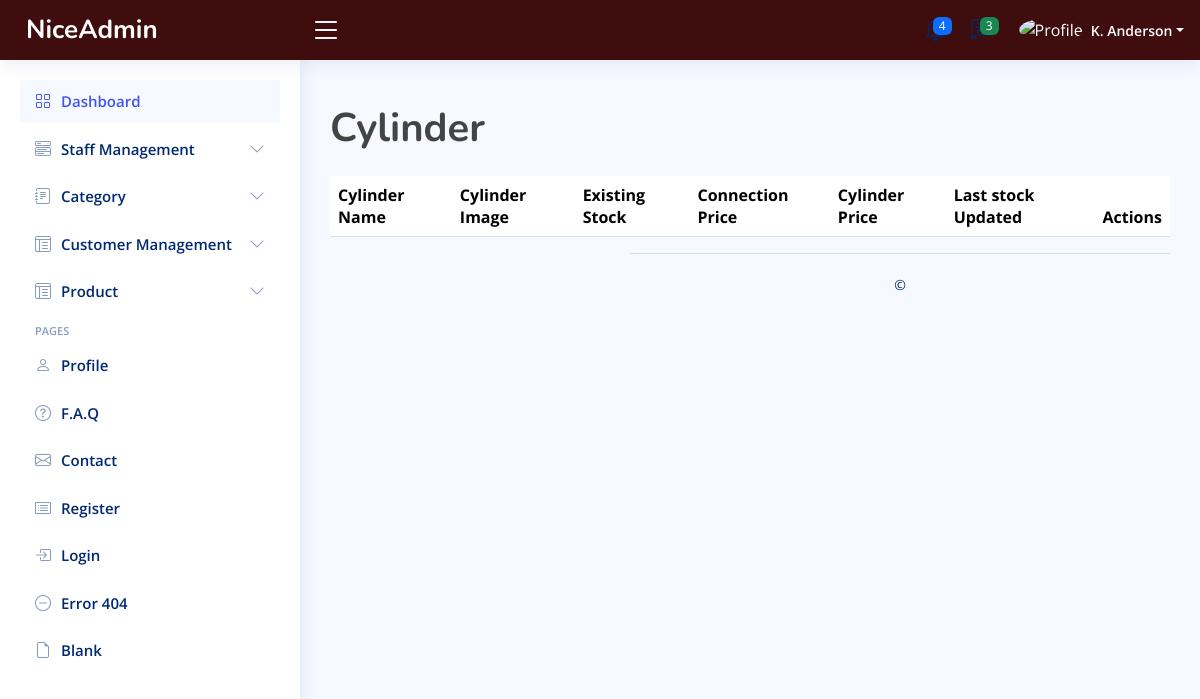
Page /viewconnproduct.php on the earlier database version.
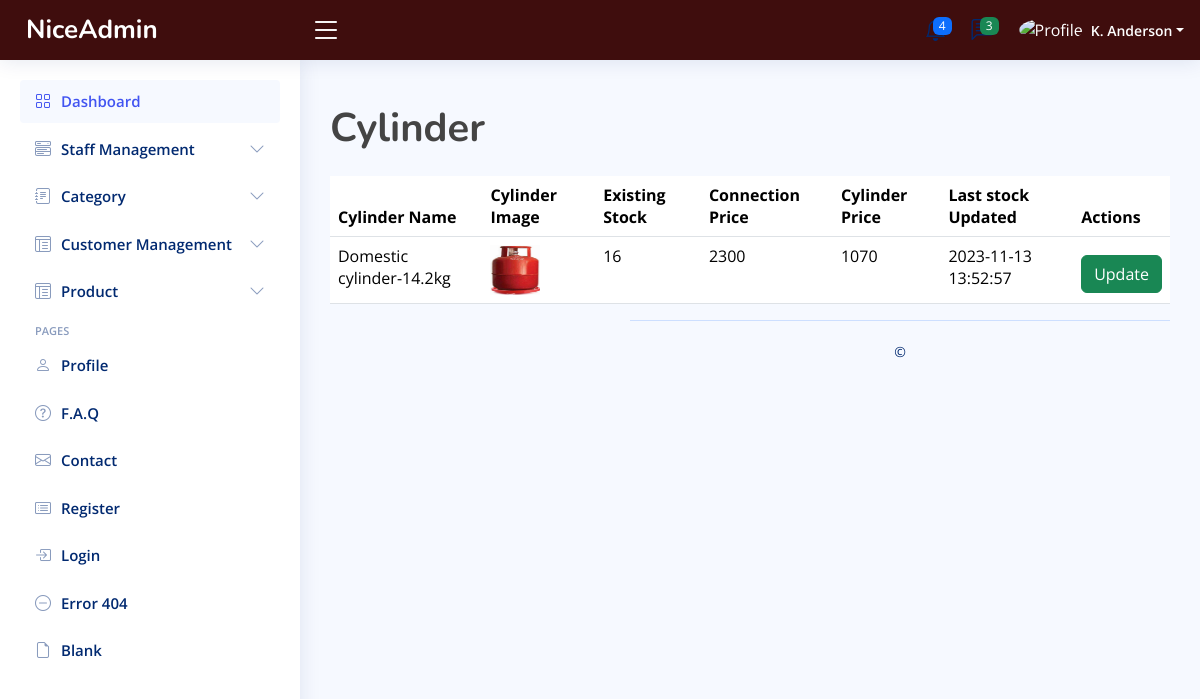
Same page on the later database version.
### tables this page shows
CREATE TABLE `cylinder` (
  `cylinderid` int(50) NOT NULL,
  `cylinder_name` varchar(255) NOT NULL,
  `quantity` int(11) NOT NULL,
  `date` timestamp NOT NULL DEFAULT current_timestamp() ON UPDATE current_timestamp(),
  `image` varchar(255) NOT NULL,
  `c_price` int(11) NOT NULL,
  `conn_amount` int(11) NOT NULL
);

### viewconnproduct.php (the view, shortened to what the changed rows need)
<?php include_once('connection.php');?>
<!DOCTYPE html>
<html lang="en">
<head>
  <link href="vendor/bootstrap/css/bootstrap.min.css" rel="stylesheet">
  <link href="vendor/bootstrap-icons/bootstrap-icons.css" rel="stylesheet">
  <link href="vendor/boxicons/css/boxicons.min.css" rel="stylesheet">
  <link href="vendor/quill/quill.snow.css" rel="stylesheet">
  <link href="vendor/quill/quill.bubble.css" rel="stylesheet">
  <link href="vendor/remixicon/remixicon.css" rel="stylesheet">
  <link href="vendor/simple-datatables/style.css" rel="stylesheet">
  <link href="CSS/admin2.css" rel="stylesheet">
</head>
<body>
  <body>
  <main id="main" class="main">
<h1><b>Cylinder</b></h1>
              <table class="table table-light table-striped" style="opacity: 1;">
<?php
$sql = "SELECT * FROM cylinder";
$result = mysqli_query($conn, $sql);
if ($result) {
    echo '<table class="table">';
    echo '<thead>';
    echo '<tr>';
    echo '<th>Cylinder Name</th>';
    echo '<th>Cylinder Image</th>';
    echo '<th>Existing Stock</th>';
    echo '<th>Connection Price</th>';
    echo '<th>Cylinder Price</th>';
    echo '<th>Last stock Updated</th>';
    echo '<th>Actions</th>';
    echo '</tr>';
    echo '</thead>';
    echo '<tbody>';
    while ($row = mysqli_fetch_array($result)) {
        $cylinderName = $row['cylinder_name'];
        $imageFilename = $row['image'];
        $quantity = $row['quantity'];
        $c_price = $row['c_price'];
        $conn_amount = $row['conn_amount'];
        $date = $row['date'];
        echo '<tr>';
        echo "<td>$cylinderName</td>";
        echo '<td><img src="./uploads/' . $imageFilename . '" style="width:50px;height:50px"></td>';
        echo "<td>$quantity</td>";
        echo "<td>$conn_amount</td>";
        echo "<td>$c_price</td>";
        echo "<td>$date</td>";
        echo "<td><button onclick='openModal()' class='btn btn-success'>Update </button></td>";
        echo '</tr>';
    }
    echo '</tbody>';
    echo '</table>';
} else {
    echo "Error: " . mysqli_error($conn);
}
?>
</body>
</body>
</html>

Differences in the rows shown:
added cylinder: cylinder_name "Domestic cylinder-14.2kg", image (picture), quantity "16", conn_amount "2300", c_price "1070", date "2023-11-13 13:52:57"
